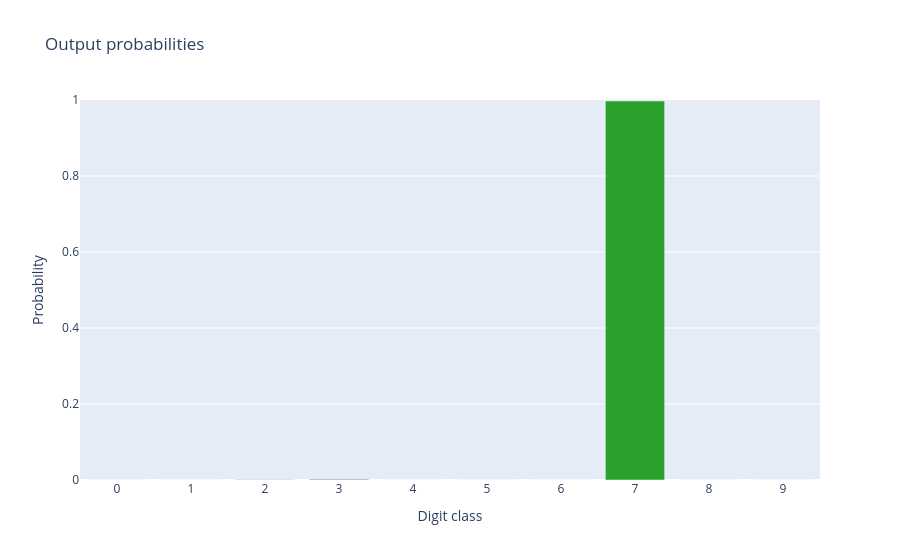

Source (notebook cell):
### Markdown cell above
## Examine one prediction's class probabilities

Set `SAMPLE_INDEX` to any index from 0 to 9,999. The displayed probability vector
shows how the model distributes its output across the ten classes.

### Code cell
SAMPLE_INDEX = 0

if not 0 <= SAMPLE_INDEX < len(y_test):
    raise IndexError(f"SAMPLE_INDEX must be between 0 and {len(y_test) - 1}")

sample_probabilities = test_probabilities[SAMPLE_INDEX]
sample_prediction = int(np.argmax(sample_probabilities))

plt.figure(figsize=(3, 3))
plt.imshow(X_test[SAMPLE_INDEX], vmin=0, vmax=255)
plt.title(
    f"True: {y_test[SAMPLE_INDEX]} | "
    f"Predicted: {sample_prediction}"
)
plt.axis("off")
plt.show()

fig = go.Figure(
    go.Bar(
        x=np.arange(10),
        y=sample_probabilities,
        marker_color=[
            "#2ca02c" if digit == y_test[SAMPLE_INDEX] else "#4c78a8"
            for digit in range(10)
        ],
    )
)
fig.update_layout(
    title="Output probabilities",
    xaxis_title="Digit class",
    yaxis_title="Probability",
    xaxis=dict(tickmode="linear", dtick=1),
    yaxis=dict(range=[0, 1]),
)
fig.show()

print(f"True label:      {y_test[SAMPLE_INDEX]}")
print(f"Predicted label: {sample_prediction}")
print(f"Top probability: {sample_probabilities[sample_prediction]:.3f}")

### Figure 1 — Plotly figure (JSON) as saved in the notebook; plotly's stock layout.template omitted (floating-point values rounded to 4 significant figures)
{"data": [{"marker": {"color": ["#4c78a8", "#4c78a8", "#4c78a8", "#4c78a8", "#4c78a8", "#4c78a8", "#4c78a8", "#2ca02c", "#4c78a8", "#4c78a8"]}, "type": "bar", "x": [0, 1, 2, 3, 4, 5, 6, 7, 8, 9], "y": [4.613e-05, 4.494e-07, 0.0003915, 0.001992, 3.627e-07, 2.292e-05, 4.946e-09, 0.9974, 3.971e-05, 0.0001518]}], "layout": {"title": {"text": "Output probabilities"}, "xaxis": {"dtick": 1, "tickmode": "linear", "title": {"text": "Digit class"}}, "yaxis": {"range": [0, 1], "title": {"text": "Probability"}}}}
